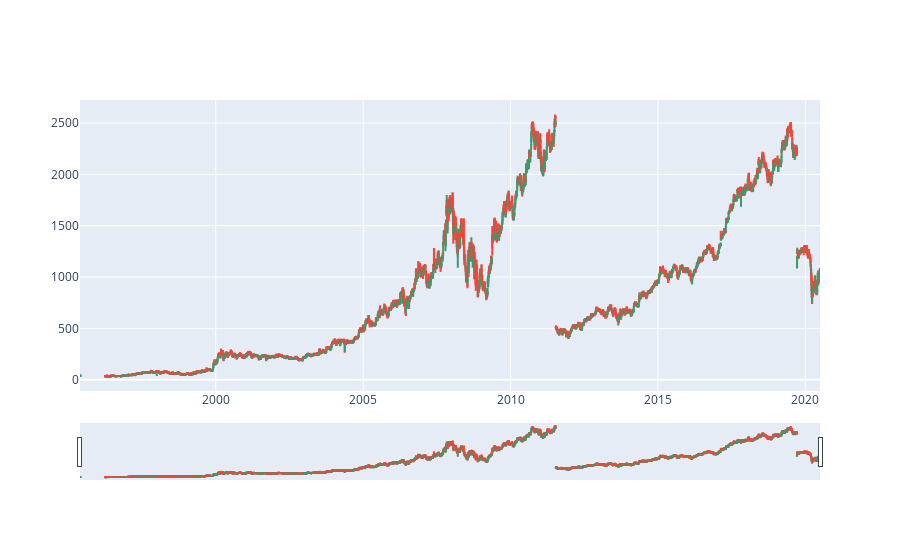

Notebook code cell kept with this figure:
### Code cell
# Making candlestick pattern
fig = go.Figure(data=[go.Candlestick(x = df.index,
                                    open = df['Open'],
                                    high = df['High'],
                                    low = df['Low'],
                                    close = df['Close'])])
fig.show()

### Figure 1 — Plotly figure (JSON) as saved in the notebook; plotly's stock layout.template omitted (floating-point values rounded to 4 significant figures; data arrays with more than 128 entries replaced by an {"elided": "..."} marker saying what was removed)
{"data": [{"close": {"elided": "6017 float values"}, "high": {"elided": "6017 float values"}, "low": {"elided": "6017 float values"}, "open": {"elided": "6017 float values"}, "type": "candlestick", "x": {"elided": "6017 str values"}}], "layout": {}}
